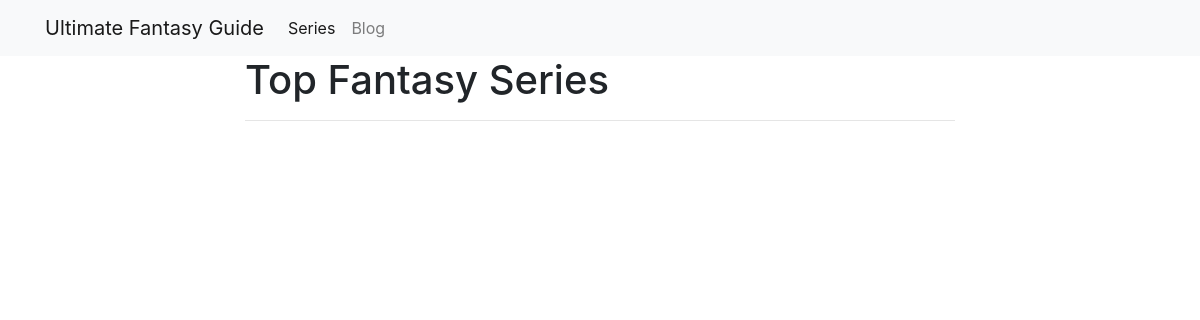
The page /blog/Top Fantasy Series/ on the database as committed earlier.
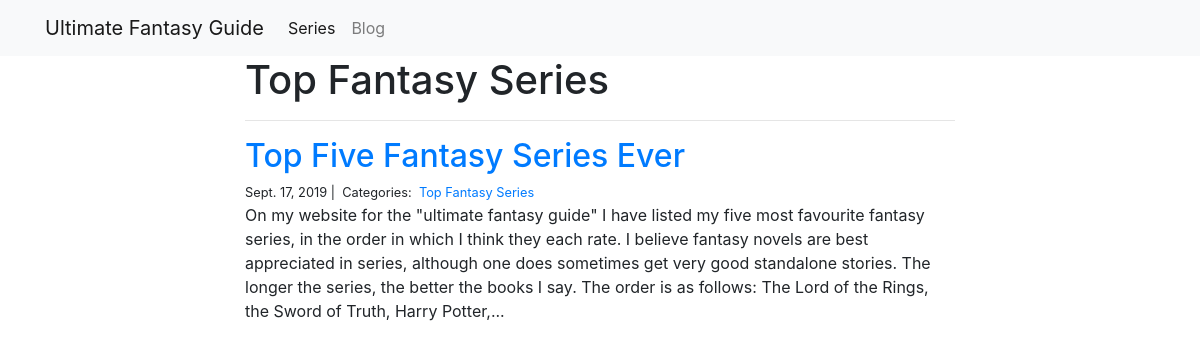
The same page on the database as committed later.
### blog/models.py (models this page shows)
class Category(models.Model):
    name = models.CharField(max_length=20)

class BlogPost(models.Model):
    title = models.CharField(max_length=255)
    body = models.TextField()
    created_on = models.DateTimeField(auto_now_add=True)
    last_modified = models.DateTimeField(auto_now=True)
    categories = models.ManyToManyField('Category', related_name='blog_posts')

### blog/views.py (the view)
# urls.py: path("<category>/", views.blog_category, name="blog_category"),
def blog_category(request, category):
    blog_posts = BlogPost.objects.filter(
        categories__name__contains=category
    ).order_by(
        '-created_on'
    )
    context = {
        "category": category,
        "blog_posts": blog_posts
    }
    return render(request, "blog_category.html", context)

### blog/templates/blog_category.html
{% extends "base.html" %}
{% block page_content %}
<div class="col-md-8 offset-md-2">
    <h1>{{ category | title }}</h1>
    <hr>
    {% for blog_post in blog_posts %}
        <h2><a href="{% url 'blog_detail' blog_post.pk%}">{{ blog_post.title }}</a></h2>
        <small>
            {{ blog_post.created_on.date }} |&nbsp;
            Categories:&nbsp;
            {% for category in blog_post.categories.all %}
            <a href="{% url 'blog_category' category.name %}">
                {{ category.name }}
            </a>&nbsp;
            {% endfor %}
        </small>
        <p>{{ blog_post.body | slice:":400" }}...</p>
    {% endfor %}
</div>
{% endblock %}

Rows that differ between the two databases and show on the page:
added Category: name "Top Fantasy Series"
added BlogPost: title "Top Five Fantasy Series Ever", created_on "Sept. 17, 2019", body "On my website for the \"ultimate fantasy guide\" I have listed my five most favourite fantasy series, in the order in which I think they each rate. I believe fantasy novels are best appreciated in series, although one does sometimes get very good standalone stories. The longer the series, the better the books I say. The order is as follows: The Lord of the Rings, the Sword of Truth, Harry Potter,"
Other text that changed with them:
{{ category | title }}: "Top Fantasy Series" → (not shown)
